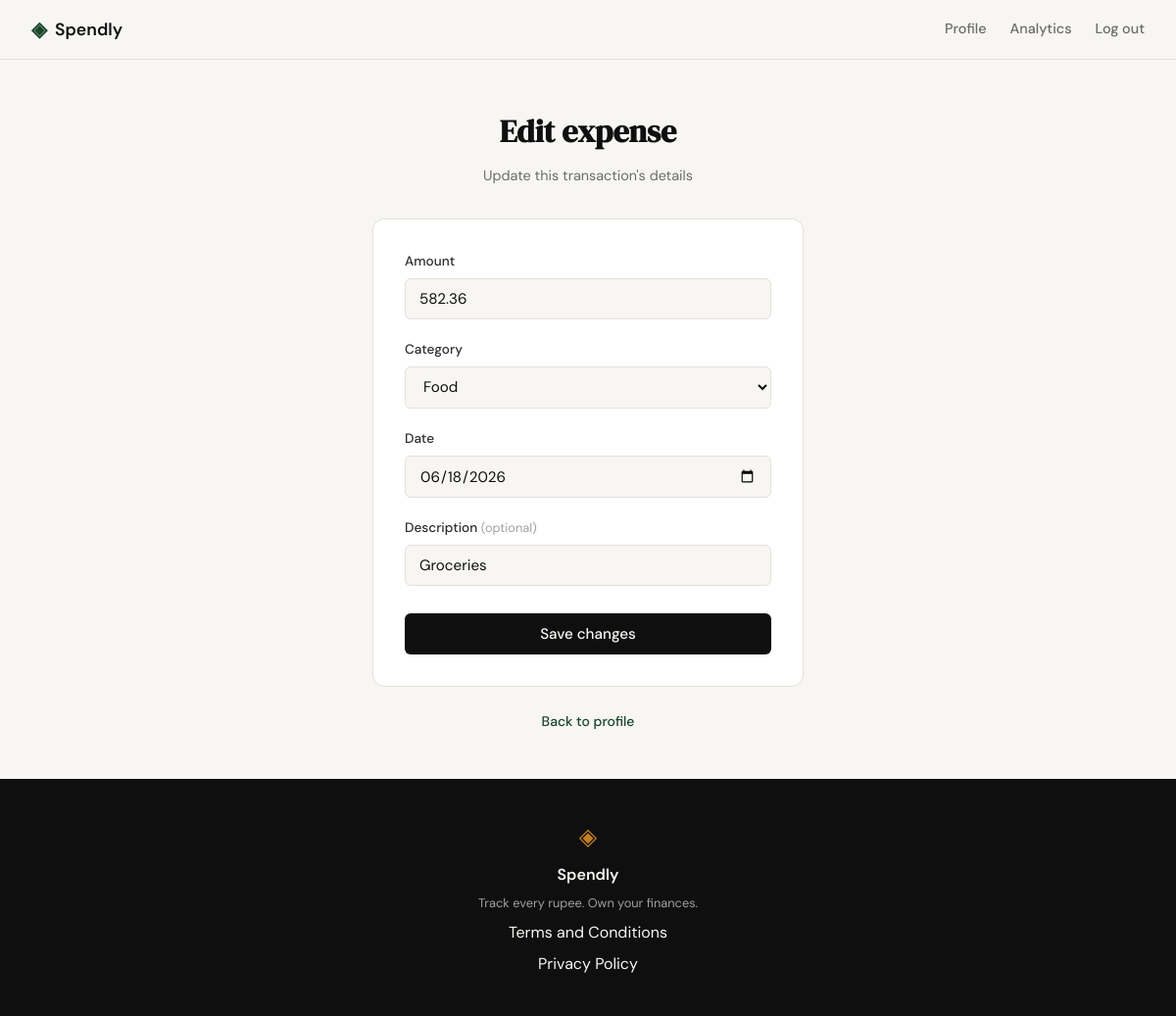
/expenses/24/edit (signed in), run on an earlier commit of the app's database.
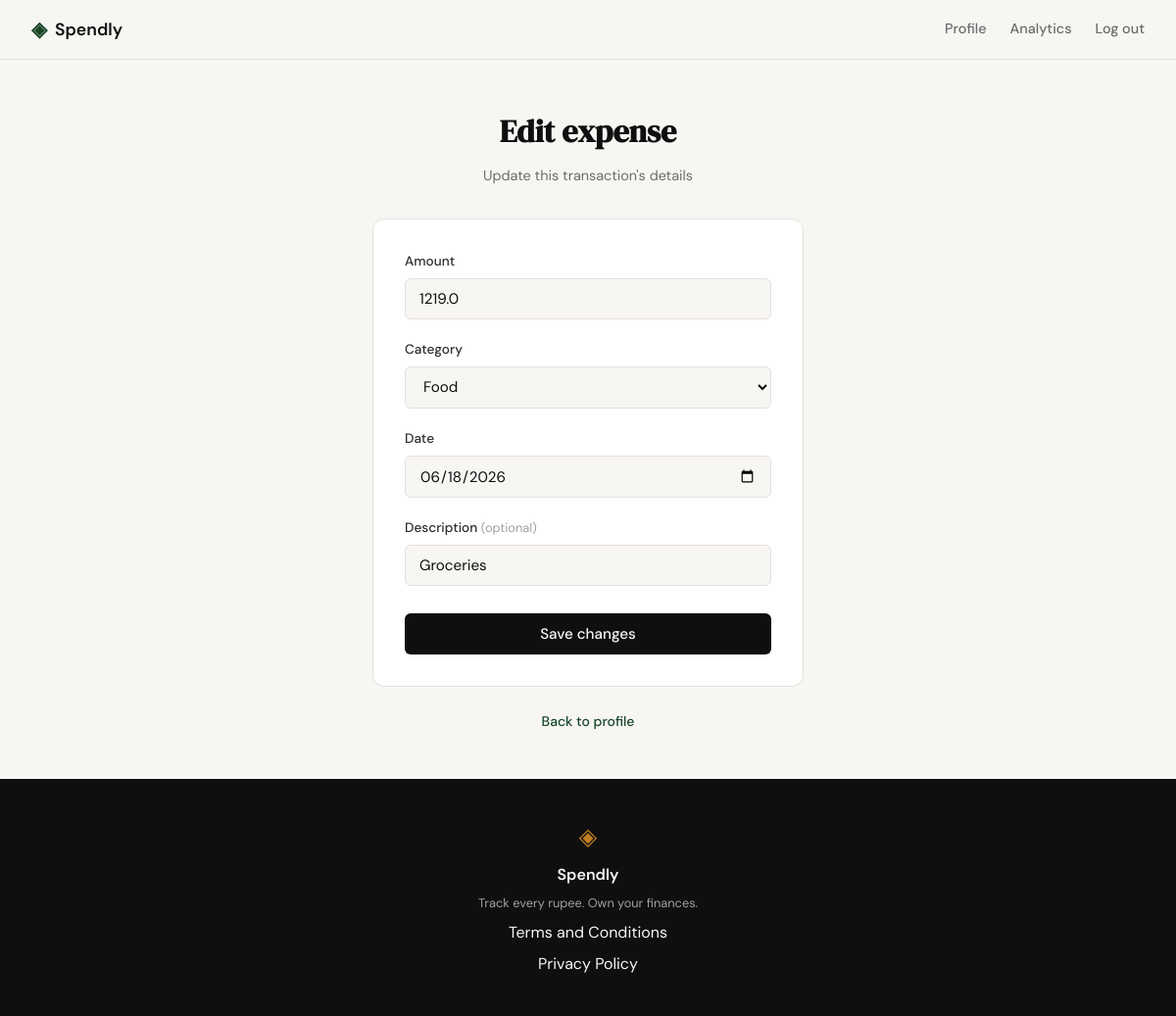
And on a later commit of the database.
### tables this page shows
CREATE TABLE expenses (
            id          INTEGER PRIMARY KEY AUTOINCREMENT,
            user_id     INTEGER NOT NULL REFERENCES users(id),
            amount      REAL    NOT NULL,
            category    TEXT    NOT NULL,
            date        TEXT    NOT NULL,
            description TEXT,
            created_at  TEXT    DEFAULT (datetime('now'))
        );

### app.py (the view, shortened to what this page needs)
@app.route("/expenses/<int:id>/edit", methods=["GET", "POST"])
def edit_expense(id):
    if not session.get("user_id"):
        return redirect(url_for("login"))
    user_id = session["user_id"]
    expense = queries.get_expense_by_id(id, user_id)
    if expense is None:
        abort(404)
    return render_template(
        "edit_expense.html",
        expense=expense,
        category_options=CATEGORIES,
        amount=expense["amount"],
        category=expense["category"],
        date=expense["date"],
        description=expense["description"] or "",
    )

### database/db.py (called while the page is built)
def get_db():
    conn = sqlite3.connect(
        DB_PATH,
        timeout=10,
    )
    conn.row_factory = sqlite3.Row
    conn.execute("PRAGMA foreign_keys = ON")
    conn.execute("PRAGMA busy_timeout = 10000")
    return conn

### database/queries.py (called while the page is built)
def get_expense_by_id(expense_id, user_id):
    with get_db() as conn:
        row = conn.execute(
            """
            SELECT id, amount, category, date, description
            FROM expenses
            WHERE id = ? AND user_id = ?
            """,
            (expense_id, user_id),
        ).fetchone()
    if row is None:
        return None
    return {
        "id": row["id"],
        "amount": row["amount"],
        "category": row["category"],
        "date": row["date"],
        "description": row["description"],
    }

### templates/edit_expense.html (shortened to what this page needs)
{% extends "base.html" %}
{% block head %}
<link rel="stylesheet" href="{{ url_for('static', filename='css/add_expense.css') }}">
{% endblock %}
{% block content %}
<section class="auth-section">
    <div class="auth-container">
        <div class="auth-header">
            <h1 class="auth-title">Edit expense</h1>
            <p class="auth-subtitle">Update this transaction's details</p>
        </div>
        <div class="auth-card">
            <form method="POST" action="{{ url_for('edit_expense', id=expense.id) }}">
                <div class="form-group">
                    <label for="amount">Amount</label>
                    <input type="number" id="amount" name="amount"
                           class="form-input" placeholder="0.00" step="0.01" min="0.01"
                           value="{{ amount }}" required autofocus>
                </div>
                <div class="form-group">
                    <label for="category">Category</label>
                    <select id="category" name="category" class="form-input" required>
                        {% for cat in category_options %}
                        <option value="{{ cat }}" {% if cat == category %}selected{% endif %}>{{ cat }}</option>
                        {% endfor %}
                    </select>
                </div>
                <div class="form-group">
                    <label for="date">Date</label>
                    <input type="date" id="date" name="date"
                           class="form-input" value="{{ date }}" required>
                </div>
                <div class="form-group">
                    <label for="description">Description <span class="form-optional">(optional)</span></label>
                    <input type="text" id="description" name="description"
                           class="form-input" placeholder="e.g. Groceries" value="{{ description }}">
                </div>
                <button type="submit" class="btn-submit">Save changes</button>
            </form>
        </div>
        <p class="auth-switch">
            <a href="{{ url_for('profile') }}">Back to profile</a>
        </p>
    </div>
</section>
{% endblock %}

What changed in the data, as far as the page shows it:
changed expenses "Food": amount "582.36" → "1219.0"
